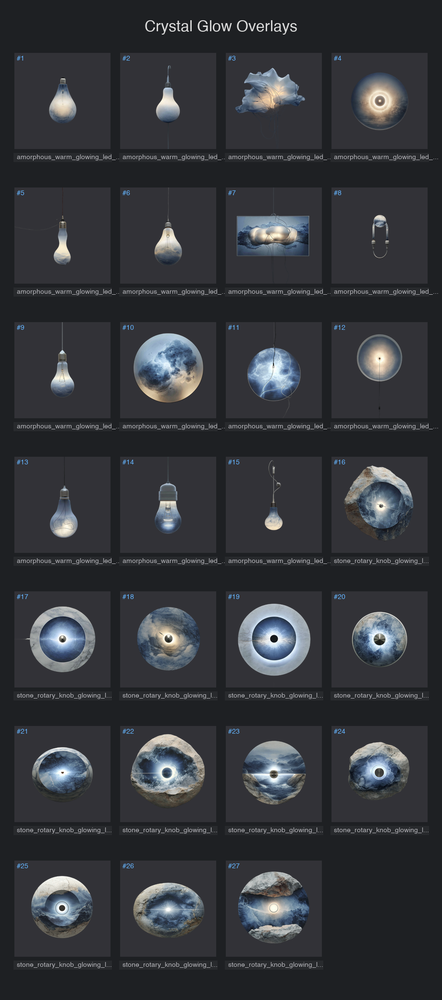
#> input picture UI Mockup/contact_sheet_crystal_glows.png, 442 x 1000 px, shrunk from 920 x 2080 before the run
$ python mask_with_color_distance.py '../UI Mockup/contact_sheet_crystal_glows.png' 100 5
#> lines starting #> are read from the running program, lines starting #| are printed output that depends on the picture; after the words box and inside, x2 and y2 are one past the last pixel; in counts of white or black regions, pixels touching at a corner belong together
#!/usr/bin/env python3
"""
Advanced masking using color distance from background
Handles shadows, off-white backgrounds, and gradients
"""
import sys
import numpy as np
from PIL import Image
from pathlib import Path
from scipy import ndimage

def sample_background_color(img_array, sample_size=20):
    """
    Sample the background color from image corners

    Returns:
        Average background color as [R, G, B]
    """
    h, w = img_array.shape[:2]

    # Sample from all four corners
    corners = [
        img_array[:sample_size, :sample_size],  # Top-left
        img_array[:sample_size, -sample_size:],  # Top-right
        img_array[-sample_size:, :sample_size],  # Bottom-left
        img_array[-sample_size:, -sample_size:]  # Bottom-right
    ]

    # Calculate average color from corners
    corner_pixels = np.concatenate([c.reshape(-1, 3) for c in corners])
    bg_color = np.median(corner_pixels, axis=0)

    return bg_color

def create_color_distance_mask(image_path, color_threshold=40, min_brightness=180, edge_feather=3):
    """
    Create mask based on color distance from background

    Args:
        image_path: Path to input image
        color_threshold: Maximum color distance to consider background (Euclidean distance)
        min_brightness: Minimum brightness to be considered background
        edge_feather: Gaussian blur sigma for smooth edges

    Returns:
        PIL Image with alpha channel, background color
    """
#> called with color_threshold = 100, min_brightness = 5, edge_feather = 3
    img = Image.open(image_path).convert('RGB')
#> img is the input picture: PIL image 442x1000 RGB; mean R, G, B 52.3, 54.5, 59.1
    img_array = np.array(img, dtype=np.float32)

    # Sample background color
    bg_color = sample_background_color(img_array)
#> in sample_background_color, `corner_pixels = np.concatenate([c.reshape(-1, 3) for c in corners])`: corner_pixels = 1600 rows, first 8: [30, 32, 35], [30, 32, 35], [30, 32, 35], [30, 32, 35], [30, 32, 35], [30, 32, 35], [30, 32, 35], [30, 32, 35]
#> in sample_background_color, `bg_color = np.median(corner_pixels, axis=0)`: bg_color = [30, 32, 35]
#> bg_color = [30, 32, 35]

    print(f"   Background color: RGB({bg_color[0]:.0f}, {bg_color[1]:.0f}, {bg_color[2]:.0f})")
#|    Background color: RGB(30, 32, 35)

    # Calculate color distance from background (Euclidean distance in RGB space)
    color_diff = img_array - bg_color[np.newaxis, np.newaxis, :]
    color_distance = np.sqrt(np.sum(color_diff ** 2, axis=2))
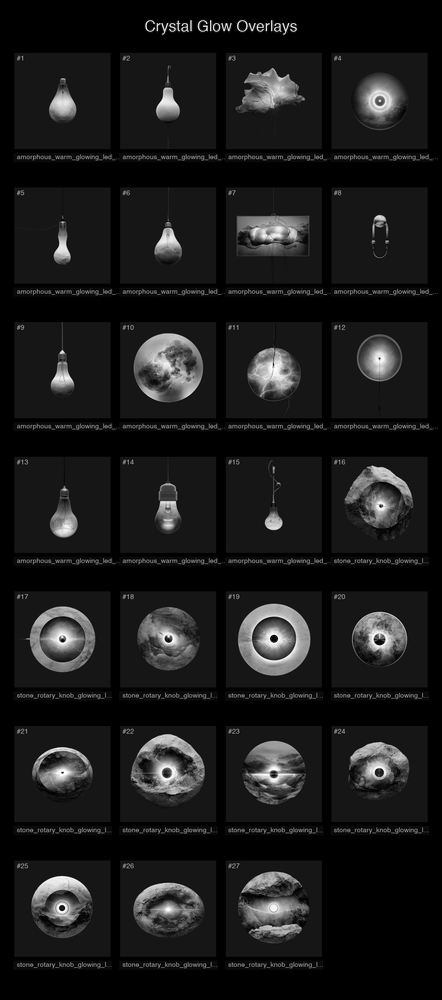
#> color_distance: shape (1000, 442) float32; min 0, max 385.7, mean 40.3; drawn with min black and max white

    # Calculate brightness
    brightness = np.mean(img_array, axis=2)
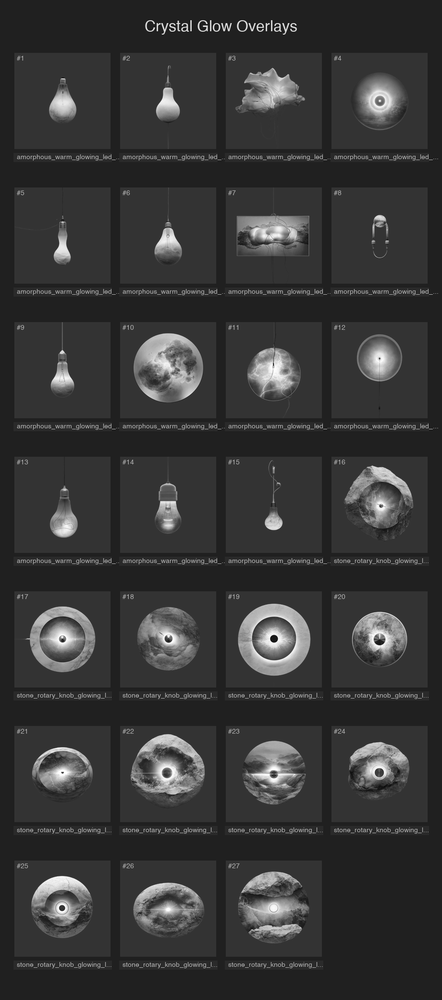
#> brightness: shape (1000, 442) float32; min 0, max 255, mean 55.3

    # Create mask: keep pixels that are:
    # 1. Far from background color (color_distance > threshold), OR
    # 2. Dark enough (brightness < min_brightness)
    mask = (color_distance > color_threshold) | (brightness < min_brightness)
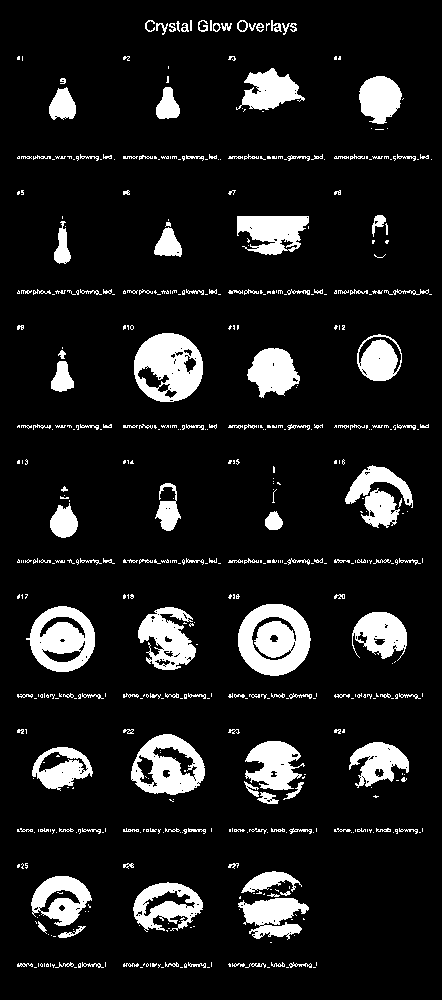
#> mask: shape (1000, 442) bool; 11.1% white; 544 white regions (369 under 20 px), largest, box (x1, y1, x2, y2) and area: (238, 604, 311, 676) 3709, (134, 333, 203, 402) 3213, (26, 606, 95, 672) 2824

    # Morphological operations to clean up mask
    structure = np.ones((5, 5))
    mask = ndimage.binary_closing(mask, structure=structure, iterations=2)
#> mask: shape (1000, 442) bool; 14.4% white; 93 white regions (10 under 20 px), largest, box (x1, y1, x2, y2) and area: (238, 604, 311, 676) 4122, (134, 333, 203, 402) 3675, (238, 871, 309, 943) 3418
    mask = ndimage.binary_fill_holes(mask)
#> mask: shape (1000, 442) bool; 14.5% white; 93 white regions (10 under 20 px), largest, box (x1, y1, x2, y2) and area: (238, 604, 311, 676) 4122, (134, 333, 203, 402) 3809, (238, 871, 309, 943) 3525

    # Remove small isolated regions
    labeled, num_features = ndimage.label(mask)
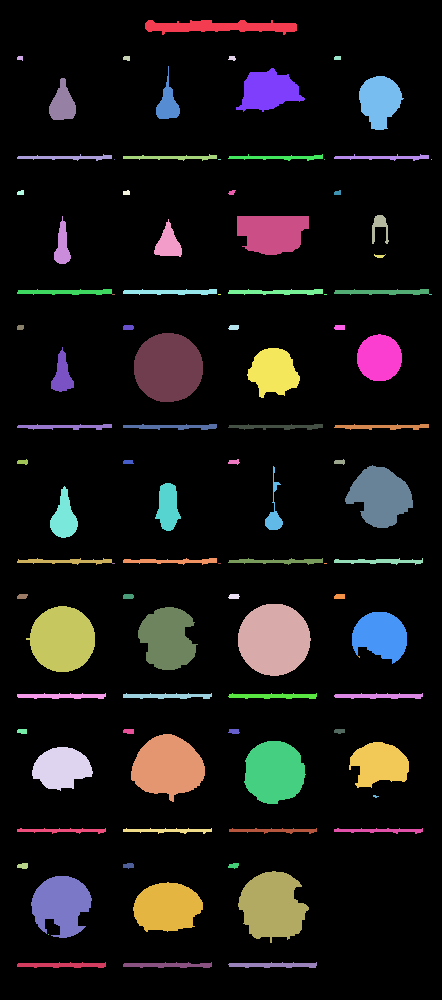
#> labeled: shape (1000, 442) int32; 99 distinct labels, from 0 to 98; one colour per label, 0 black
#> num_features = 98
    if num_features > 1:
        sizes = ndimage.sum(mask, labeled, range(num_features + 1))
#> sizes = 99 values, max 4122 at index 67, min 0 at index 0, mean 649.6
        # Keep only the largest region (the knob)
        max_label = np.argmax(sizes[1:]) + 1
#> max_label = 67
        mask = labeled == max_label
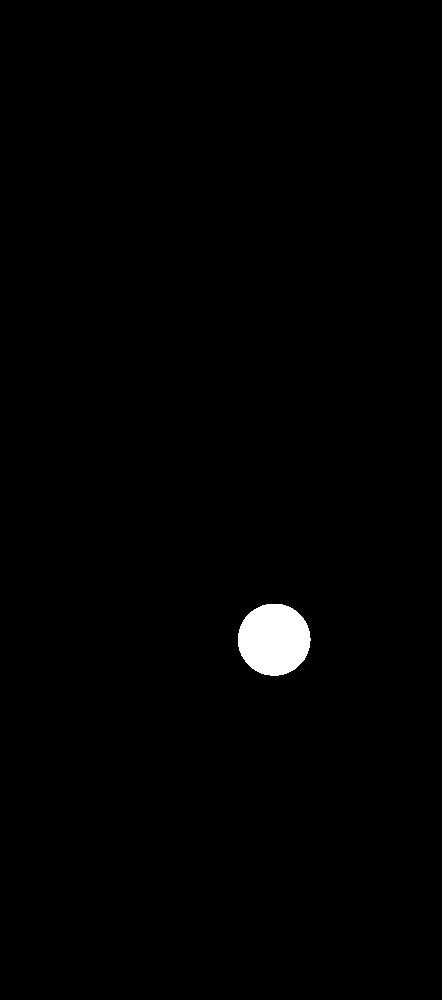
#> mask: shape (1000, 442) bool; 0.93% white; 1 white region, box (x1, y1, x2, y2) and area: (238, 604, 311, 676) 4122

    # Dilate slightly to ensure edges are captured
    mask = ndimage.binary_dilation(mask, structure=np.ones((3, 3)))
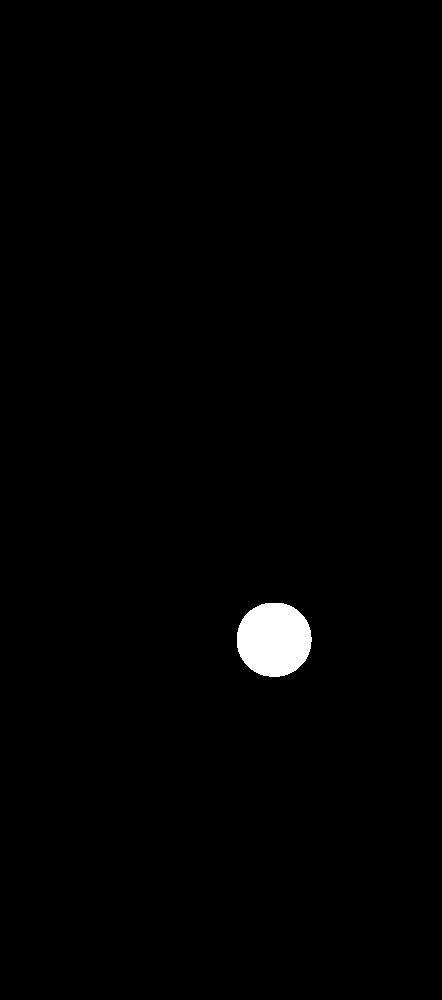
#> mask: shape (1000, 442) bool; 1% white; 1 white region, box (x1, y1, x2, y2) and area: (237, 603, 312, 677) 4416

    # Smooth edges
    if edge_feather > 0:
        mask_float = mask.astype(float)
        mask_blurred = ndimage.gaussian_filter(mask_float, sigma=edge_feather)
        alpha = (mask_blurred * 255).astype(np.uint8)
    else:
        alpha = (mask * 255).astype(np.uint8)

    # Create RGBA image
    rgba_array = np.dstack([img_array.astype(np.uint8), alpha])
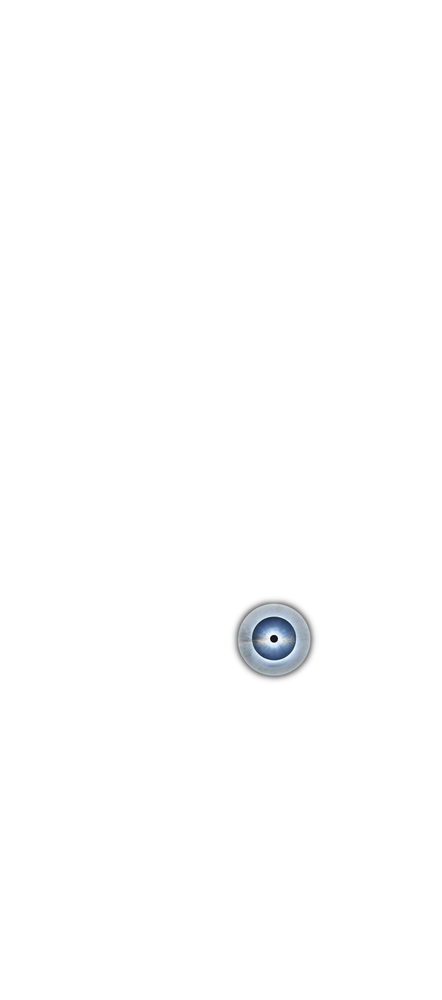
#> rgba_array: shape (1000, 442, 4); mean R, G, B, A 52.3, 54.5, 59.1, 2.5; transparent parts drawn white
    rgba_img = Image.fromarray(rgba_array, 'RGBA')

    return rgba_img, mask, bg_color

def process_image(input_path, output_path=None, color_threshold=40, min_brightness=180):
    """Process a single image"""
    print(f"Processing: {Path(input_path).name}")
    print(f"   Color threshold: {color_threshold}")
    print(f"   Min brightness: {min_brightness}")

    masked_img, mask_array, bg_color = create_color_distance_mask(
        input_path,
        color_threshold=color_threshold,
        min_brightness=min_brightness
    )
#> bg_color = [30, 32, 35]

    # Calculate mask coverage
    coverage = np.sum(mask_array) / mask_array.size * 100
#> coverage = 0.999

    # Determine output path
    if output_path is None:
        output_path = Path(input_path).parent / f"{Path(input_path).stem}_masked_color.png"

    # Save
    masked_img.save(output_path, 'PNG')

    print(f"   ✅ Mask coverage: {coverage:.1f}%")
#|    ✅ Mask coverage: 1.0%
    print(f"   ✅ Saved: {output_path}\n")

    return output_path

def main():
    if len(sys.argv) < 2:
        print("Usage: python3 mask_with_color_distance.py <input_image> [color_threshold] [min_brightness]")
        print("\nParameters:")
        print("  color_threshold: Color distance threshold (default: 40)")
        print("  min_brightness: Minimum brightness for background (default: 180)")
        print("\nExample: python3 mask_with_color_distance.py series_3_1.png 35 170")
        sys.exit(1)

    input_path = Path(sys.argv[1])
    color_threshold = int(sys.argv[2]) if len(sys.argv) > 2 else 40
    min_brightness = int(sys.argv[3]) if len(sys.argv) > 3 else 180

    # Check if file exists
    if not input_path.exists():
        # Try in Desktop/knobs
        input_path = Path.home() / 'Desktop' / 'knobs' / input_path.name
        if not input_path.exists():
            print(f"❌ File not found: {input_path}")
            sys.exit(1)

    print("🎭 COLOR DISTANCE MASKING")
    print("=" * 60)

    try:
        output_path = process_image(
            input_path,
            color_threshold=color_threshold,
            min_brightness=min_brightness
        )

        print(f"To preview: open {output_path}")

    except Exception as e:
        print(f"❌ Error: {e}")
        import traceback
        traceback.print_exc()
        sys.exit(1)

if __name__ == '__main__':
    main()

$ run again, on UI Mockup/contact_sheet_switches.png
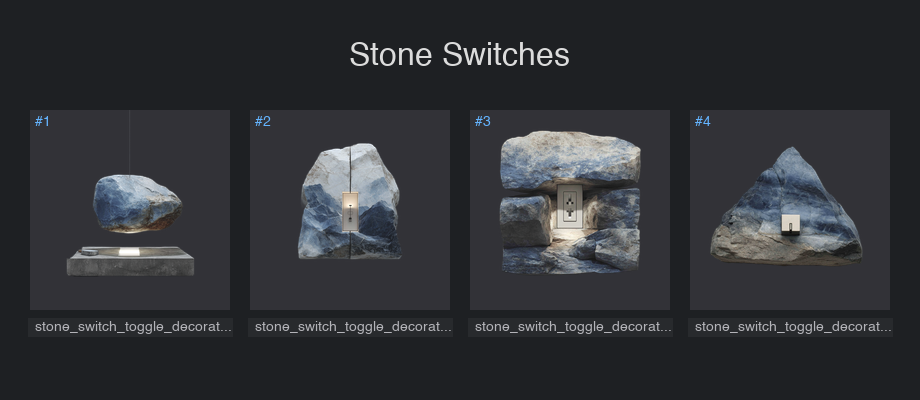
#> input picture UI Mockup/contact_sheet_switches.png, 920 x 400 px
#> in create_color_distance_mask, img is the input picture: PIL image 920x400 RGB; mean R, G, B 48.3, 50.1, 54
#> corner_pixels = 1600 rows, first 8: [30, 32, 35], [30, 32, 35], [30, 32, 35], [30, 32, 35], [30, 32, 35], [30, 32, 35], [30, 32, 35], [30, 32, 35]
#> in sample_background_color, `bg_color = np.median(corner_pixels, axis=0)`: bg_color = [30, 32, 35]
#|    Background color: RGB(30, 32, 35)
#> in create_color_distance_mask, `labeled, num_features = ndimage.label(mask)`:
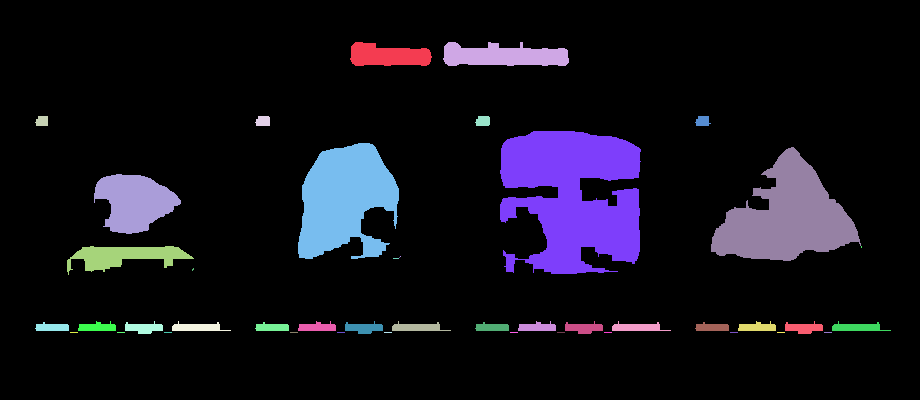
#> labeled: shape (400, 920) int32; 45 distinct labels, from 0 to 44; one colour per label, 0 black
#> num_features = 44
#> sizes = 45 values, max 14529 at index 7, min 0 at index 0, mean 1025.5
#> max_label = 7
#> mask_float: shape (400, 920) float64; values 0 (black) and 1 (white), 4.3% white; 1 white region, box (x1, y1, x2, y2) and area: (499, 130, 642, 275) 15707
#> in create_color_distance_mask, `rgba_array = np.dstack([img_array.astype(np.uint8), alpha])`:
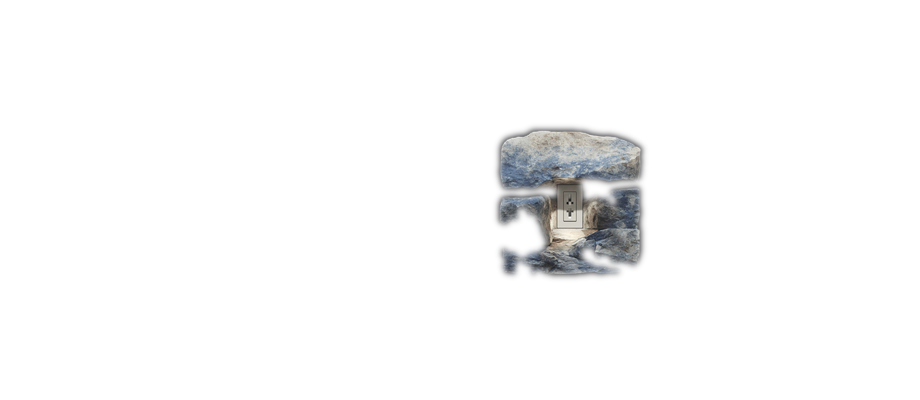
#> rgba_array: shape (400, 920, 4); mean R, G, B, A 48.3, 50.1, 54, 10.9; transparent parts drawn white
#> in process_image, `masked_img, mask_array, bg_color = create_color_distance_mask( input_p..`: bg_color = [30, 32, 35]
#> coverage = 4.27
#|    ✅ Mask coverage: 4.3%

$ run again, on UI Mockup/knob_assets_contact_sheet.png
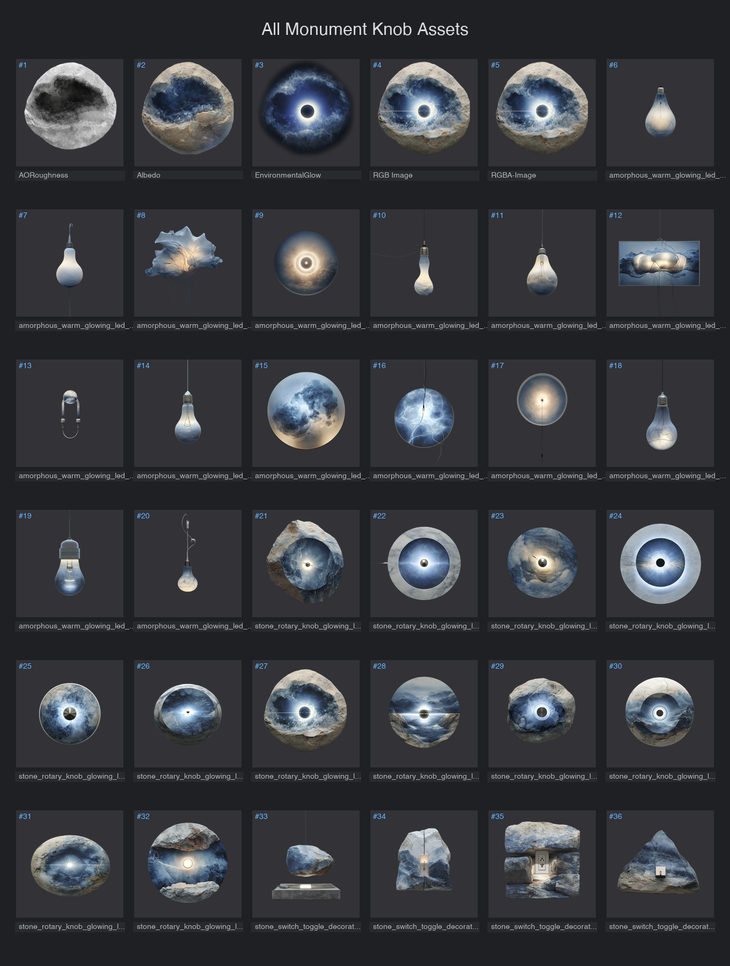
#> input picture UI Mockup/knob_assets_contact_sheet.png, 730 x 966 px, shrunk from 1360 x 1800 before the run
#> in create_color_distance_mask, img is the input picture: PIL image 730x966 RGB; mean R, G, B 54.3, 56.5, 61.2
#> corner_pixels = 1600 rows, first 8: [30, 32, 35], [30, 32, 35], [30, 32, 35], [30, 32, 35], [30, 32, 35], [30, 32, 35], [30, 32, 35], [30, 32, 35]
#> in sample_background_color, `bg_color = np.median(corner_pixels, axis=0)`: bg_color = [30, 32, 35]
#|    Background color: RGB(30, 32, 35)
#> in create_color_distance_mask, `labeled, num_features = ndimage.label(mask)`:
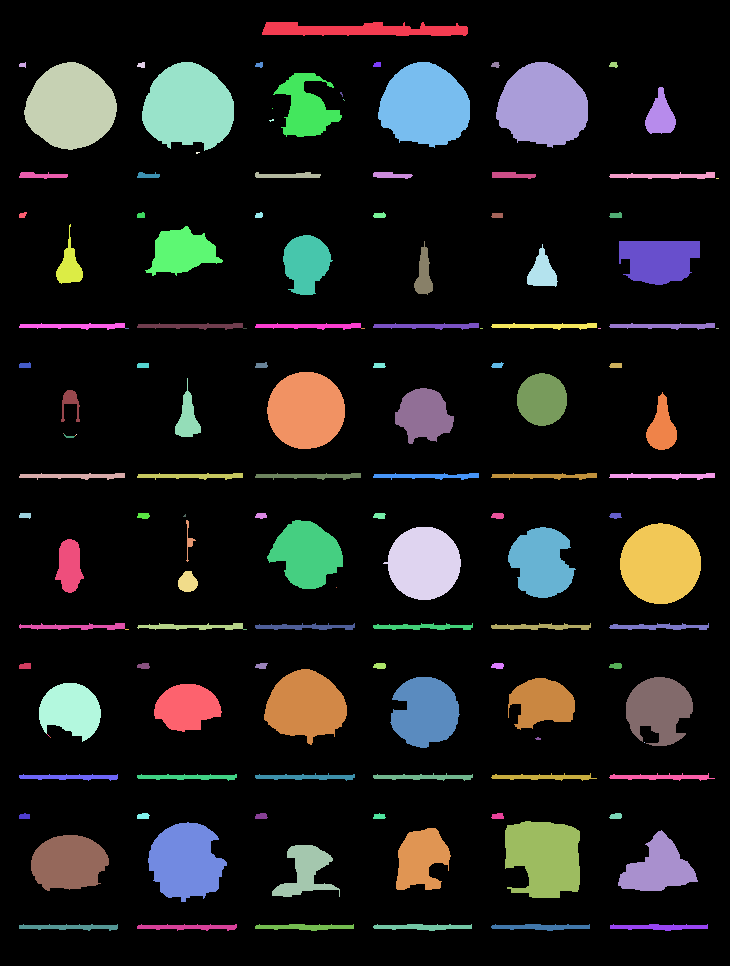
#> labeled: shape (966, 730) int32; 138 distinct labels, from 0 to 137; one colour per label, 0 black
#> num_features = 137
#> sizes = 138 values, max 6082 at index 5, min 0 at index 0, mean 883.4
#> max_label = 5
#> mask_float: shape (966, 730) float64; values 0 (black) and 1 (white), 0.92% white; 1 white region, box (x1, y1, x2, y2) and area: (141, 61, 235, 152) 6468
#> in create_color_distance_mask, `rgba_array = np.dstack([img_array.astype(np.uint8), alpha])`:
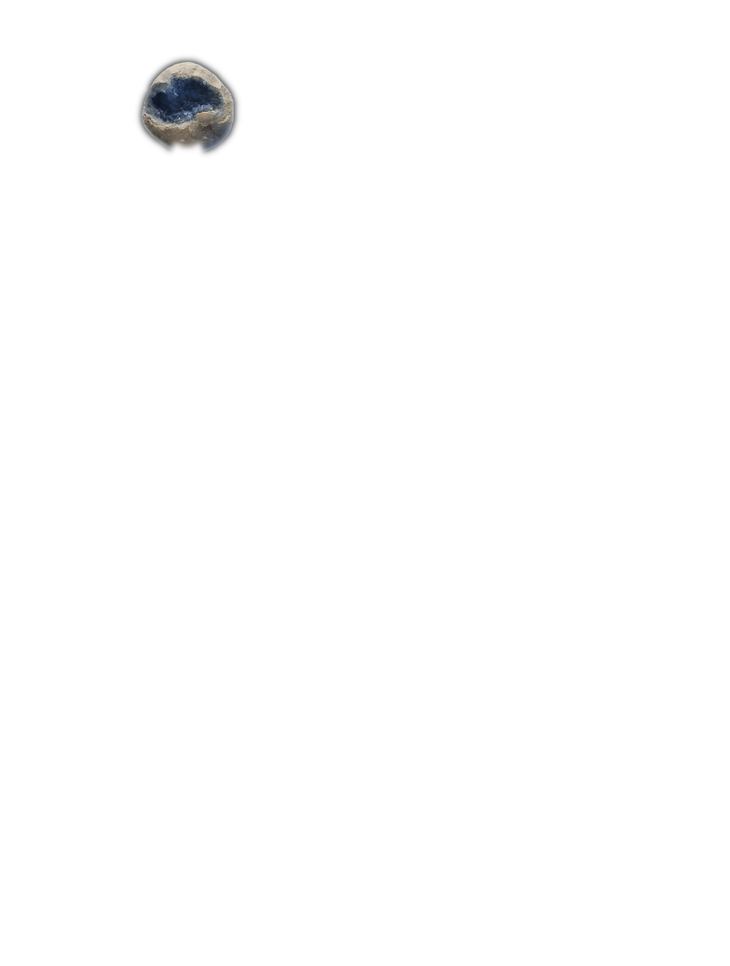
#> rgba_array: shape (966, 730, 4); mean R, G, B, A 54.3, 56.5, 61.2, 2.3; transparent parts drawn white
#> in process_image, `masked_img, mask_array, bg_color = create_color_distance_mask( input_p..`: bg_color = [30, 32, 35]
#> coverage = 0.917
#|    ✅ Mask coverage: 0.9%
